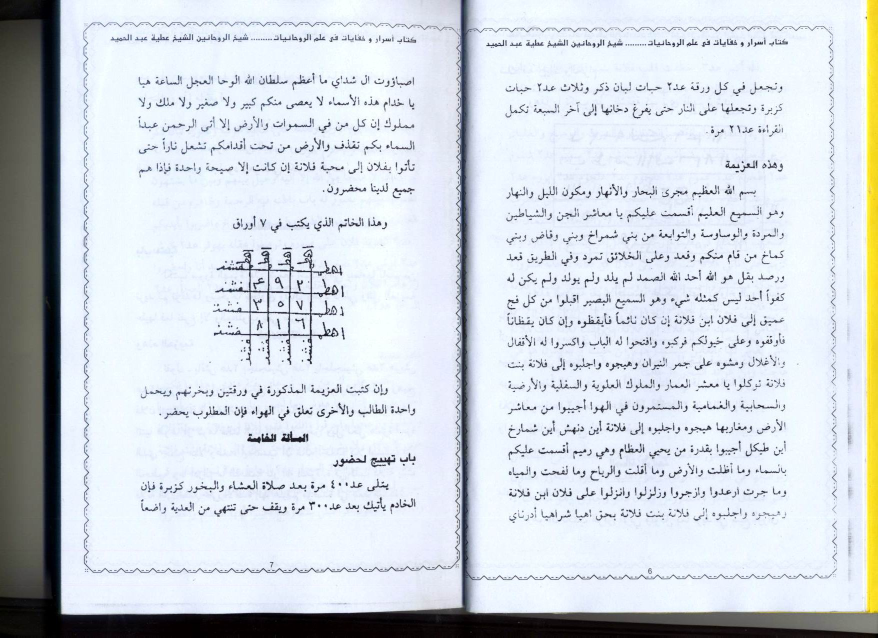
#> input picture Picture 003.jpg, 1755 x 1275 px, given in place of Picture 033.jpg, which was not available (shown at 1/2 size)
$ python crop_rajah_batch14_v2.py
#> lines starting #> are read from the running program, lines starting #| are printed output that depends on the picture; after the words box and inside, x2 and y2 are one past the last pixel; in counts of white or black regions, pixels touching at a corner belong together; pictures that were not available may be replaced by others from this repository, and a replacement may not be noted
#!/usr/bin/env python3
from PIL import Image, ImageEnhance
import os, numpy as np

def crop_rajah(src_path, out_path, x0, y0, x1, y1, upscale=4):
#> called with x0 = 0.075, y0 = 0.085, x1 = 0.46, y1 = 0.3, upscale = 4
    im = Image.open(src_path).convert("RGB")
#> im is the input picture: PIL image 1755x1275 RGB; mean R, G, B 207.8, 214.2, 220.5
    w, h = im.size
#> w = 1755; h = 1275
    box = (int(w*x0), int(h*y0), int(w*x1), int(h*y1))
#> box = (131, 108, 807, 382)
    crop = im.crop(box)
    enhancer = ImageEnhance.Contrast(crop)
    crop = enhancer.enhance(1.6)
    enhancer = ImageEnhance.Brightness(crop)
    crop = enhancer.enhance(1.15)
    arr = np.array(crop)
    mask = (arr[:,:,0] > 188) & (arr[:,:,1] > 188) & (arr[:,:,2] > 188)
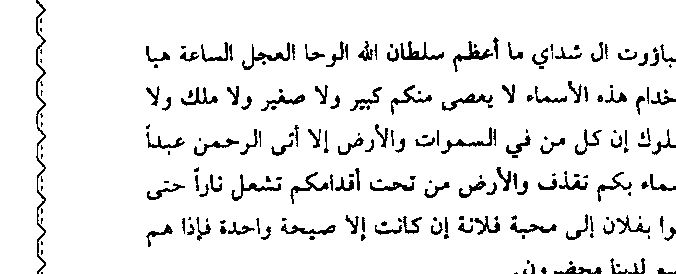
#> mask: shape (274, 676) bool; 92.5% white; 210 black regions (82 under 20 px), largest, box (x1, y1, x2, y2) and area: (36, 0, 46, 274) 645, (400, 41, 444, 60) 298, (242, 42, 290, 70) 291
    arr[mask] = 255
#> arr: shape (274, 676, 3); mean R, G, B 240.9, 241.7, 243.3
    crop = Image.fromarray(arr)
    new_size = (crop.size[0]*upscale, crop.size[1]*upscale)
#> new_size = (2704, 1096)
    crop = crop.resize(new_size, Image.LANCZOS)
#> crop: PIL image 2704x1096 RGB
    pad = 70
    padded = Image.new("RGB", (crop.size[0]+pad*2, crop.size[1]+pad*2), (255,255,255))
#> padded: PIL image 2844x1236 RGB; every value is 255
    padded.paste(crop, (pad, pad))
    padded.save(out_path, "JPEG", quality=95, dpi=(300,300))
    print(f"{out_path}: {padded.size} box {box} src {w}x{h}")
#| /home/user/asoro-wa-khofiyyat-fi-ilmu-ruhaniyyah/terjemahan/assets/rajah-hal-067-top-thilasm.jpg: (2844, 1236) box (131, 108, 807, 382) src 1755x1275

base = "/home/user/asoro-wa-khofiyyat-fi-ilmu-ruhaniyyah"
outdir = os.path.join(base, "terjemahan/assets")
os.makedirs(outdir, exist_ok=True)

# Hal067 top - only thilasm handwritten block, exclude zigzag left and shadow right
crop_rajah(os.path.join(base, "Picture 033.jpg"), os.path.join(outdir, "rajah-hal-067-top-thilasm.jpg"),
           x0=0.075, y0=0.085, x1=0.46, y1=0.30)

# Hal067 bottom - only 2 lines numbers, exclude headings
crop_rajah(os.path.join(base, "Picture 033.jpg"), os.path.join(outdir, "rajah-hal-067-bottom-numbers.jpg"),
           x0=0.135, y0=0.56, x1=0.44, y1=0.655)
#> in crop_rajah (call 2), `mask = (arr[:,:,0] > 188) & (arr[:,:,1] > 188) & (arr[:,:,2] > 188)`: mask: shape (121, 536) bool; 91.7% white; 77 black regions (30 under 20 px), largest, box (x1, y1, x2, y2) and area: (175, 98, 218, 121) 312, (352, 96, 389, 121) 229, (95, 107, 141, 121) 227
#> in crop_rajah (call 2), `arr[mask] = 255`: arr: shape (121, 536, 3); mean R, G, B 238.5, 239, 240.3
#> in crop_rajah (call 2), `padded = Image.new("RGB", (crop.size[0]+pad*2, crop.size[1]+pad*2), (2..`: padded: PIL image 2284x624 RGB; every value is 255
#| /home/user/asoro-wa-khofiyyat-fi-ilmu-ruhaniyyah/terjemahan/assets/rajah-hal-067-bottom-numbers.jpg: (2284, 624) box (236, 714, 772, 835) src 1755x1275

# Hal068 top - handwritten top only, exclude heading below
crop_rajah(os.path.join(base, "Picture 034.jpg"), os.path.join(outdir, "rajah-hal-068-top-thilasm.jpg"),
           x0=0.565, y0=0.075, x1=0.945, y1=0.325)
#> call 3 of crop_rajah, with x0 = 0.565, y0 = 0.075, x1 = 0.945, y1 = 0.325, upscale = 4
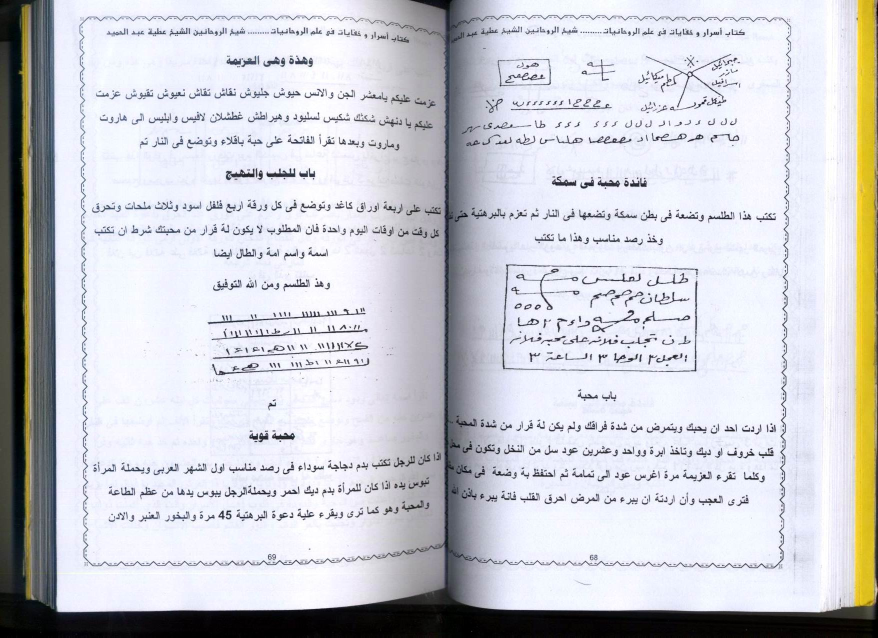
#> input picture Picture 034.jpg, 1755 x 1275 px, found by its file name (shown at 1/2 size)
#> in crop_rajah, im is the input picture: PIL image 1755x1275 RGB; mean R, G, B 202.7, 203.8, 209.2
#> in crop_rajah (call 3), `mask = (arr[:,:,0] > 188) & (arr[:,:,1] > 188) & (arr[:,:,2] > 188)`: mask: shape (319, 667) bool; 94.3% white; 128 black regions (51 under 20 px), largest, box (x1, y1, x2, y2) and area: (301, 13, 472, 120) 992, (577, 0, 591, 319) 797, (4, 23, 111, 79) 635
#> in crop_rajah (call 3), `arr[mask] = 255`: arr: shape (319, 667, 3); mean R, G, B 243.7, 243.8, 244.7
#> in crop_rajah (call 3), `padded = Image.new("RGB", (crop.size[0]+pad*2, crop.size[1]+pad*2), (2..`: padded: PIL image 2808x1416 RGB; every value is 255
#| /home/user/asoro-wa-khofiyyat-fi-ilmu-ruhaniyyah/terjemahan/assets/rajah-hal-068-top-thilasm.jpg: (2808, 1416) box (991, 95, 1658, 414) src 1755x1275

# Hal068 bottom - boxed thilasm only
crop_rajah(os.path.join(base, "Picture 034.jpg"), os.path.join(outdir, "rajah-hal-068-bottom-box.jpg"),
           x0=0.575, y0=0.53, x1=0.825, y1=0.74)
#> call 4 of crop_rajah, with x0 = 0.575, y0 = 0.53, x1 = 0.825, y1 = 0.74, upscale = 4
#> in crop_rajah (call 4), `mask = (arr[:,:,0] > 188) & (arr[:,:,1] > 188) & (arr[:,:,2] > 188)`: mask: shape (268, 438) bool; 92% white; 118 black regions (47 under 20 px), largest, box (x1, y1, x2, y2) and area: (0, 0, 385, 69) 969, (303, 31, 356, 51) 304, (232, 0, 305, 13) 294
#> in crop_rajah (call 4), `arr[mask] = 255`:
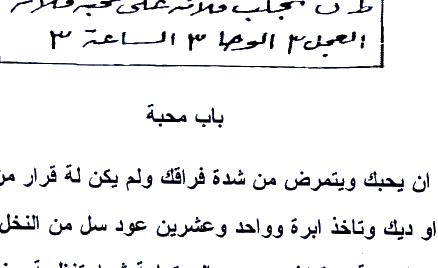
#> arr: shape (268, 438, 3); mean R, G, B 239, 239.1, 240.3
#> in crop_rajah (call 4), `padded = Image.new("RGB", (crop.size[0]+pad*2, crop.size[1]+pad*2), (2..`: padded: PIL image 1892x1212 RGB; every value is 255
#| /home/user/asoro-wa-khofiyyat-fi-ilmu-ruhaniyyah/terjemahan/assets/rajah-hal-068-bottom-box.jpg: (1892, 1212) box (1009, 675, 1447, 943) src 1755x1275

# Hal069 - 4 lines numbers only, exclude "تم" heading
crop_rajah(os.path.join(base, "Picture 034.jpg"), os.path.join(outdir, "rajah-hal-069-thilasm.jpg"),
           x0=0.22, y0=0.49, x1=0.46, y1=0.62)
#> in crop_rajah (call 5), `mask = (arr[:,:,0] > 188) & (arr[:,:,1] > 188) & (arr[:,:,2] > 188)`: mask: shape (166, 421) bool; 90.2% white; 98 black regions (46 under 20 px), largest, box (x1, y1, x2, y2) and area: (37, 27, 349, 56) 1300, (29, 0, 345, 25) 1255, (39, 60, 351, 94) 997
#> in crop_rajah (call 5), `arr[mask] = 255`:
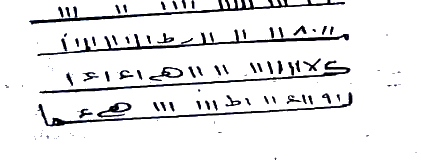
#> arr: shape (166, 421, 3); mean R, G, B 235.1, 235.1, 236.2
#> in crop_rajah (call 5), `padded = Image.new("RGB", (crop.size[0]+pad*2, crop.size[1]+pad*2), (2..`: padded: PIL image 1824x804 RGB; every value is 255
#> in crop_rajah (call 5), `padded.paste(crop, (pad, pad))`:
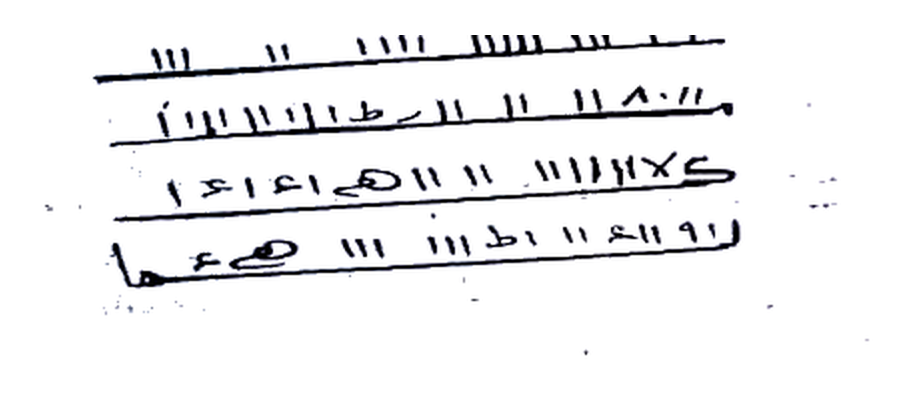
#> padded: PIL image 1824x804 RGB (shown at 1/2 size); mean R, G, B 239.5, 239.5, 240.4
#| /home/user/asoro-wa-khofiyyat-fi-ilmu-ruhaniyyah/terjemahan/assets/rajah-hal-069-thilasm.jpg: (1824, 804) box (386, 624, 807, 790) src 1755x1275

# Hal070 - wafaq star only, tight
crop_rajah(os.path.join(base, "Picture 035.jpg"), os.path.join(outdir, "rajah-hal-070-wafaq.jpg"),
           x0=0.625, y0=0.59, x1=0.86, y1=0.86)
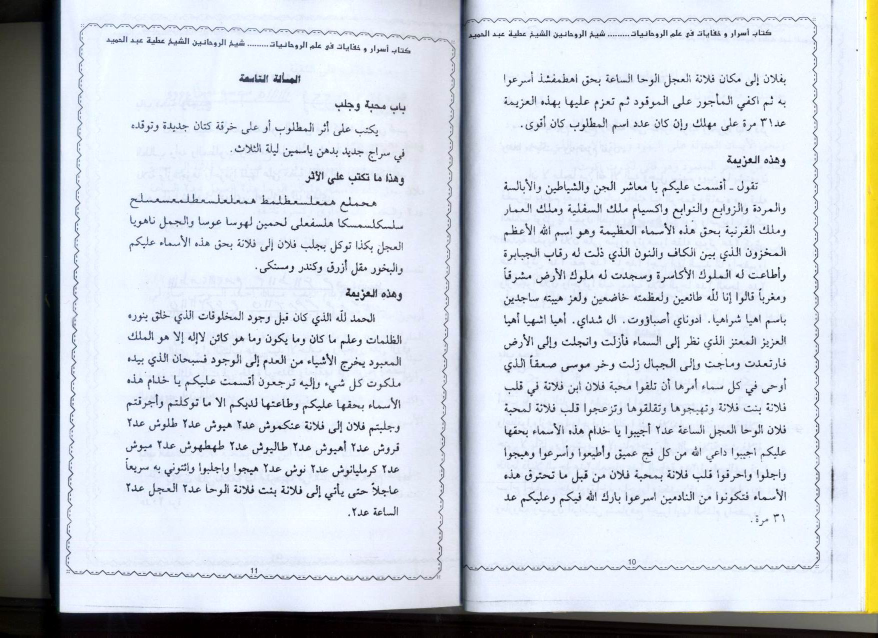
#> input picture Picture 005.jpg, 1755 x 1275 px, given in place of Picture 035.jpg, which was not available (shown at 1/2 size)
#> in crop_rajah, im is the input picture: PIL image 1755x1275 RGB; mean R, G, B 205, 210.9, 217.4
#> in crop_rajah (call 6), `mask = (arr[:,:,0] > 188) & (arr[:,:,1] > 188) & (arr[:,:,2] > 188)`: mask: shape (344, 413) bool; 90.6% white; 184 black regions (61 under 20 px), largest, box (x1, y1, x2, y2) and area: (23, 230, 67, 263) 316, (323, 96, 372, 126) 313, (177, 53, 225, 80) 291
#> in crop_rajah (call 6), `arr[mask] = 255`:
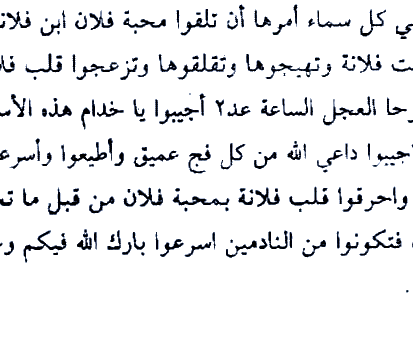
#> arr: shape (344, 413, 3); mean R, G, B 236.3, 237, 238.4
#| /home/user/asoro-wa-khofiyyat-fi-ilmu-ruhaniyyah/terjemahan/assets/rajah-hal-070-wafaq.jpg: (1792, 1516) box (1096, 752, 1509, 1096) src 1755x1275

# Hal071 - four squares only
crop_rajah(os.path.join(base, "Picture 035.jpg"), os.path.join(outdir, "rajah-hal-071-four-squares.jpg"),
           x0=0.185, y0=0.185, x1=0.445, y1=0.33)
#| /home/user/asoro-wa-khofiyyat-fi-ilmu-ruhaniyyah/terjemahan/assets/rajah-hal-071-four-squares.jpg: (1964, 880) box (324, 235, 780, 420) src 1755x1275

print("v2 done")
